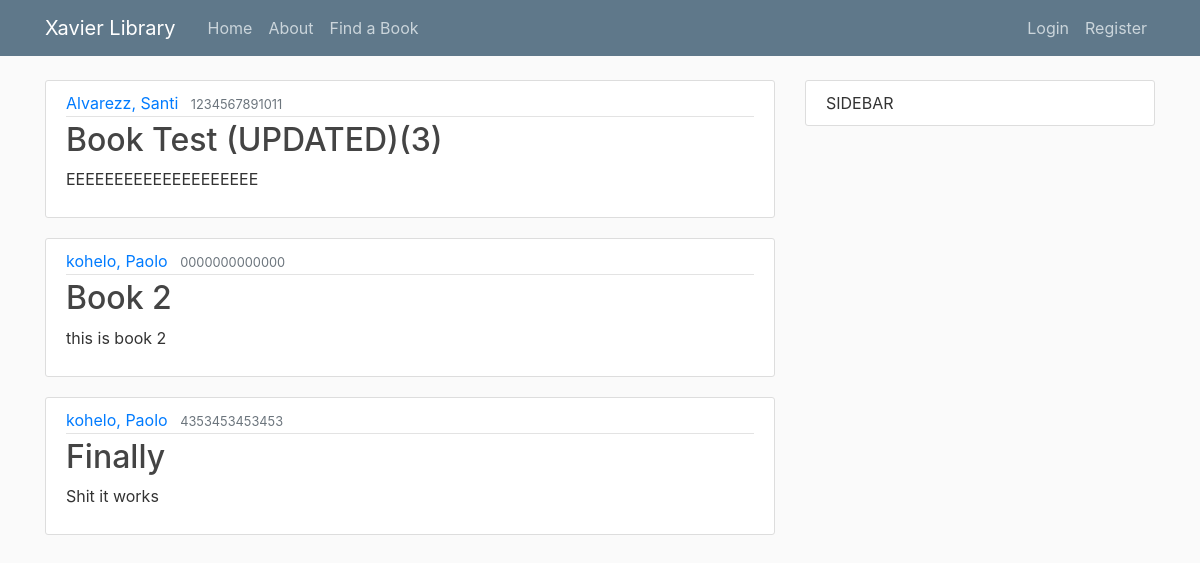
The app's page /, older data.
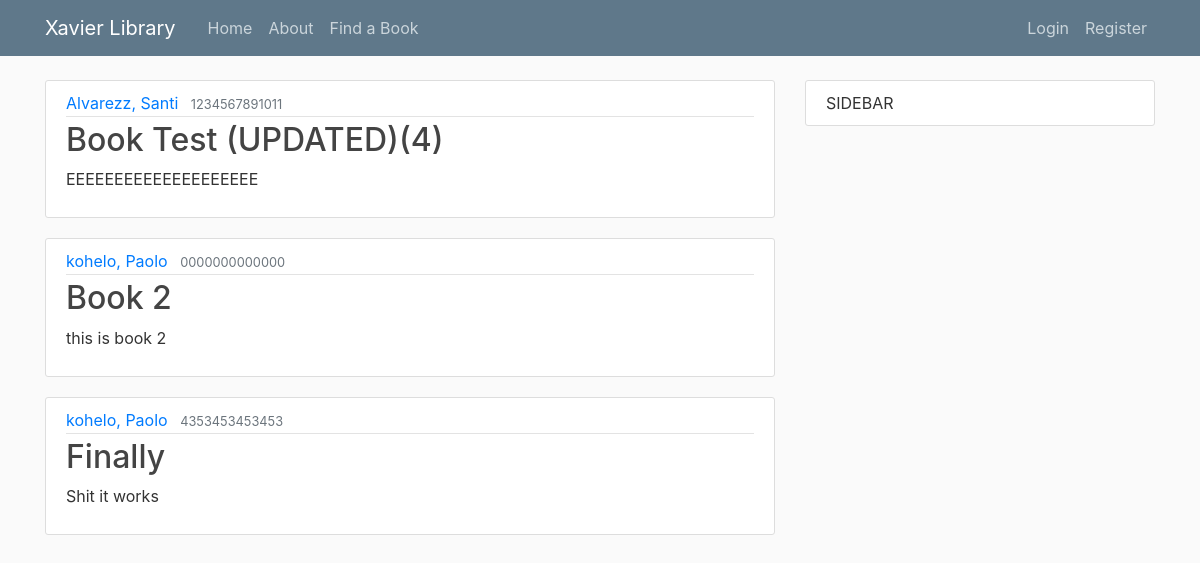
The same page, newer data.
### library/models.py (models this page shows, shortened)
class Book(models.Model):
    title = models.CharField(max_length=200)
    author = models.ForeignKey('Author', on_delete=models.SET_NULL, null=True)
    summary = models.TextField(max_length=1000, help_text="Enter a brief description of the book")
    isbn = models.CharField('ISBN', max_length=13,
                            help_text='13 Character <a href="https://www.isbn-international.org/content/what-isbn'
                                      '">ISBN number</a>')
    genre = models.ManyToManyField(Genre, help_text="Select a genre for this book")
    language = models.ForeignKey('Language', on_delete=models.SET_NULL, null=True)
    call = models.CharField('Call Number', max_length=3, help_text="Enter a 3 digit call number", null=True)
    def display_genre(self):
        """Creates a string for the Genre. This is required to display genre in Admin."""
        return ', '.join([genre.name for genre in self.genre.all()[:3]])
    display_genre.short_description = 'Genre'

class Author(models.Model):
    first_name = models.CharField(max_length=100)
    last_name = models.CharField(max_length=100)
    date_of_birth = models.DateField(null=True, blank=True)
    date_of_death = models.DateField('died', null=True, blank=True)
    class Meta:
        ordering = ['last_name', 'first_name']
    def __str__(self):
        return '{0}, {1}'.format(self.last_name, self.first_name)

### library/views.py (the view)
# urls.py: path('', BookListView.as_view(), name='library-home'), #path('', views.home, name='library-home'),
class BookListView(ListView):
	model = Book
	template_name = 'library/home.html'
	context_object_name = 'books'

### library/templates/library/home.html
{% extends "library/base.html" %}
{% block content%}
	{% for book in books %}
		<article class="media content-section">
		  <div class="media-body">
		    <div class="article-metadata">
		      <a class="mr-2" href="#">{{ book.author }}</a>
		      <small class="text-muted">{{ book.isbn }}</small>
		    </div>
		    <h2><a class="article-title" href="{% url 'book-detail' book.id %}">{{ book.title }}</a></h2>
		    <p class="article-content">{{ book.summary }}</p>
		  </div>
		</article>
	{% endfor %}
{% endblock content %}

Row changes from the older to the newer data that the page shows:
changed Book "EEEEEEEEEEEEEEEEEEEE": title "Book Test (UPDATED)(3)" → "Book Test (UPDATED)(4)"
